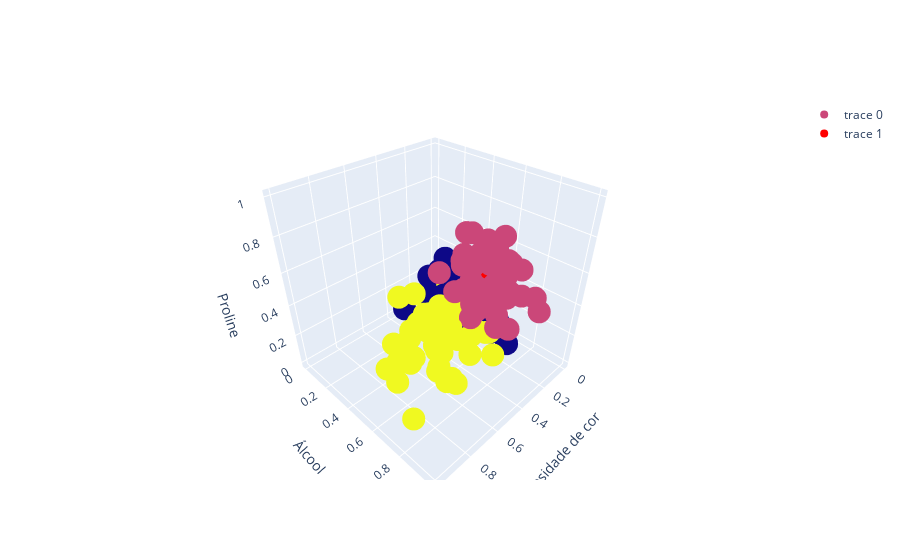

Source (notebook cell):
### Code cell
#Plotando em conjunto o centro dos dados
fig.add_trace(go.Scatter3d(x = centros['Intensidade_de_cor'], 
                           y = centros['Alcool'],
                           z = centros['Proline'],
                           mode = 'markers',
                           marker = dict(color = 'red'), 
                           text = [0, 1, 2]))

fig.show()

### Figure 1 — Plotly figure (JSON) as saved in the notebook; plotly's stock layout.template omitted (floating-point values rounded to 4 significant figures; data arrays with more than 128 entries replaced by an {"elided": "..."} marker saying what was removed)
{"data": [{"marker": {"color": {"elided": "178 int values"}}, "mode": "markers", "text": {"elided": "178 int values"}, "type": "scatter3d", "x": {"elided": "178 float values"}, "y": {"elided": "178 float values"}, "z": {"elided": "178 float values"}}, {"marker": {"color": "red"}, "mode": "markers", "text": ["0", "1", "2"], "type": "scatter3d", "x": [0.1517, 0.3594, 0.5173], "y": [0.323, 0.7111, 0.5583], "z": [0.1675, 0.596, 0.2493]}], "layout": {"scene": {"xaxis": {"title": {"text": "Intesidade de cor"}}, "yaxis": {"title": {"text": "Álcool"}}, "zaxis": {"title": {"text": "Proline"}}}}}
